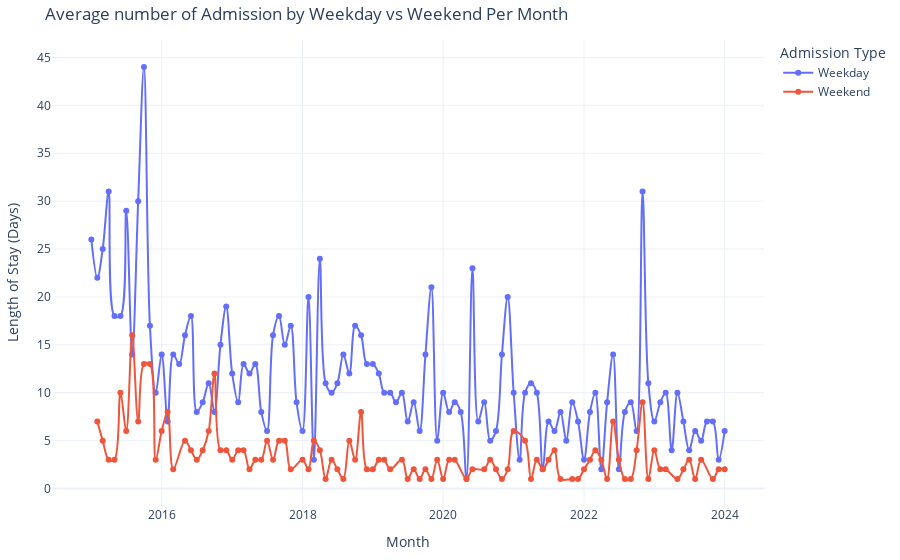

The notebook cell this image was saved under:
### Code cell
import plotly.graph_objects as go

label_map = {0: 'Weekday', 1: 'Weekend'}
monthly_avg_week_weekend = df_elect_unique.groupby(['year_month', 'weekend'])['Los'].count().reset_index()
monthly_avg_week_weekend['weekend_label'] = monthly_avg_week_weekend['weekend'].map(label_map)

methods = monthly_avg_week_weekend['weekend_label'].unique()

# Create a trace for each label
traces = [
    go.Scatter(
        x=monthly_avg_week_weekend[monthly_avg_week_weekend['weekend_label'] == method]['year_month'],
        y=monthly_avg_week_weekend[monthly_avg_week_weekend['weekend_label'] == method]['Los'],
        mode='lines+markers',
        name=method,
        line=go.scatter.Line(shape='spline')
    )
    for method in methods
]

# Assemble the figure
fig = go.Figure(data=traces)
fig.update_layout(
    title='Average number of Admission by Weekday vs Weekend Per Month',
    xaxis_title='Month',
    yaxis_title='Length of Stay (Days)',
    template='plotly_white',
    legend_title='Admission Type',
    margin=dict(l=40, r=20, t=40, b=40)
)

fig.show()

### Figure 1 — Plotly figure (JSON) as saved in the notebook; plotly's stock layout.template omitted (floating-point values rounded to 4 significant figures)
{"data": [{"line": {"shape": "spline"}, "mode": "lines+markers", "name": "Weekday", "type": "scatter", "x": ["2015-01", "2015-02", "2015-03", "2015-04", "2015-05", "2015-06", "2015-07", "2015-08", "2015-09", "2015-10", "2015-11", "2015-12", "2016-01", "2016-02", "2016-03", "2016-04", "2016-05", "2016-06", "2016-07", "2016-08", "2016-09", "2016-10", "2016-11", "2016-12", "2017-01", "2017-02", "2017-03", "2017-04", "2017-05", "2017-06", "2017-07", "2017-08", "2017-09", "2017-10", "2017-11", "2017-12", "2018-01", "2018-02", "2018-03", "2018-04", "2018-05", "2018-06", "2018-07", "2018-08", "2018-09", "2018-10", "2018-11", "2018-12", "2019-01", "2019-02", "2019-03", "2019-04", "2019-05", "2019-06", "2019-07", "2019-08", "2019-09", "2019-10", "2019-11", "2019-12", "2020-01", "2020-02", "2020-03", "2020-04", "2020-05", "2020-06", "2020-07", "2020-08", "2020-09", "2020-10", "2020-11", "2020-12", "2021-01", "2021-02", "2021-03", "2021-04", "2021-05", "2021-06", "2021-07", "2021-08", "2021-09", "2021-10", "2021-11", "2021-12", "2022-01", "2022-02", "2022-03", "2022-04", "2022-05", "2022-06", "2022-07", "2022-08", "2022-09", "2022-10", "2022-11", "2022-12", "2023-01", "2023-02", "2023-03", "2023-04", "2023-05", "2023-06", "2023-07", "2023-08", "2023-09", "2023-10", "2023-11", "2023-12", "2024-01"], "y": [26, 22, 25, 31, 18, 18, 29, 14, 30, 44, 17, 10, 14, 7, 14, 13, 16, 18, 8, 9, 11, 8, 15, 19, 12, 9, 13, 12, 13, 8, 6, 16, 18, 15, 17, 9, 6, 20, 3, 24, 11, 10, 11, 14, 12, 17, 16, 13, 13, 12, 10, 10, 9, 10, 7, 9, 6, 14, 21, 5, 10, 8, 9, 8, 1, 23, 7, 9, 5, 6, 14, 20, 10, 3, 10, 11, 10, 2, 7, 6, 8, 5, 9, 7, 3, 8, 10, 2, 9, 14, 2, 8, 9, 6, 31, 11, 7, 9, 10, 4, 10, 7, 4, 6, 5, 7, 7, 3, 6]}, {"line": {"shape": "spline"}, "mode": "lines+markers", "name": "Weekend", "type": "scatter", "x": ["2015-02", "2015-03", "2015-04", "2015-05", "2015-06", "2015-07", "2015-08", "2015-09", "2015-10", "2015-11", "2015-12", "2016-01", "2016-02", "2016-03", "2016-05", "2016-06", "2016-07", "2016-08", "2016-09", "2016-10", "2016-11", "2016-12", "2017-01", "2017-02", "2017-03", "2017-04", "2017-05", "2017-06", "2017-07", "2017-08", "2017-09", "2017-10", "2017-11", "2018-01", "2018-02", "2018-03", "2018-04", "2018-05", "2018-06", "2018-07", "2018-08", "2018-09", "2018-10", "2018-11", "2018-12", "2019-01", "2019-02", "2019-03", "2019-04", "2019-06", "2019-07", "2019-08", "2019-09", "2019-10", "2019-11", "2019-12", "2020-01", "2020-02", "2020-03", "2020-05", "2020-06", "2020-08", "2020-09", "2020-10", "2020-11", "2020-12", "2021-01", "2021-03", "2021-04", "2021-05", "2021-06", "2021-07", "2021-08", "2021-09", "2021-11", "2021-12", "2022-01", "2022-02", "2022-03", "2022-04", "2022-05", "2022-06", "2022-07", "2022-08", "2022-09", "2022-10", "2022-11", "2022-12", "2023-01", "2023-02", "2023-03", "2023-05", "2023-06", "2023-07", "2023-08", "2023-09", "2023-11", "2023-12", "2024-01"], "y": [7, 5, 3, 3, 10, 6, 16, 7, 13, 13, 3, 6, 8, 2, 5, 4, 3, 4, 6, 12, 4, 4, 3, 4, 4, 2, 3, 3, 5, 3, 5, 5, 2, 3, 2, 5, 4, 1, 3, 2, 1, 5, 3, 8, 2, 2, 3, 3, 2, 3, 1, 2, 1, 2, 1, 3, 1, 3, 3, 1, 2, 2, 3, 2, 1, 2, 6, 5, 1, 3, 2, 3, 4, 1, 1, 1, 2, 3, 4, 3, 1, 7, 3, 1, 1, 4, 9, 1, 4, 2, 2, 1, 2, 3, 1, 3, 1, 2, 2]}], "layout": {"legend": {"title": {"text": "Admission Type"}}, "margin": {"b": 40, "l": 40, "r": 20, "t": 40}, "title": {"text": "Average number of Admission by Weekday vs Weekend Per Month"}, "xaxis": {"title": {"text": "Month"}}, "yaxis": {"title": {"text": "Length of Stay (Days)"}}}}
